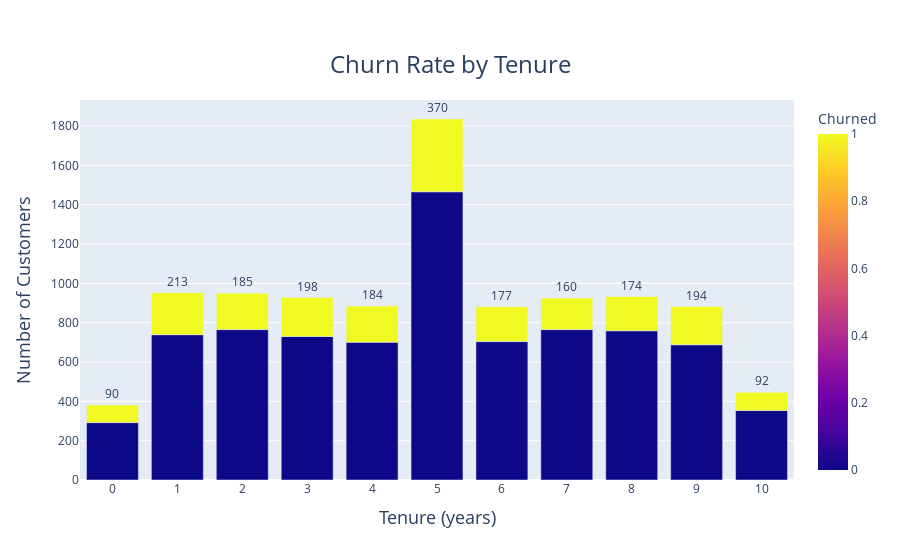

The cell this chart's notebook holds for it:
### Code cell
fig = px.bar(
    tenure_churn_counts,
    x='Tenure',
    y='Count',
    color='Churned',
    barmode='group',
    title='Churn Rate by Tenure',
    labels={'Tenure': 'Tenure (years)', 'Count': 'Number of Customers', 'Churned': 'Churned'},
    text='Count'
)

# Customize the title and axis labels
fig.update_layout(
    title={
        'text': "Churn Rate by Tenure",
        'y': 0.9,
        'x': 0.5,
        'xanchor': 'center',
        'yanchor': 'top',
        'font': {'size': 24}  # Adjust the font size of the title
    },
    xaxis_title={
        'text': 'Tenure (years)',
        'font': {'size': 18}  # Adjust the x-axis title font size
    },
    yaxis_title={
        'text': 'Number of Customers',
        'font': {'size': 18}  # Adjust the y-axis title font size
    }
)
# Adjust the text position for better readability
fig.update_traces(texttemplate='%{text}', textposition='outside')

# Set the x-axis ticks to display every tenure value
tenure_range = list(range(int(tenure_churn_counts['Tenure'].min()), int(tenure_churn_counts['Tenure'].max()) + 1))
fig.update_xaxes(tickvals=tenure_range)

fig.show()

### Figure 1 — Plotly figure (JSON) as saved in the notebook; plotly's stock layout.template omitted (floating-point values rounded to 4 significant figures)
{"data": [{"alignmentgroup": "True", "hovertemplate": "Tenure (years)=%{x}<br>Number of Customers=%{text}<br>Churned=%{marker.color}<extra></extra>", "legendgroup": "", "marker": {"color": [0, 1, 0, 1, 0, 1, 0, 1, 0, 1, 0, 1, 0, 1, 0, 1, 0, 1, 0, 1, 0, 1], "coloraxis": "coloraxis", "pattern": {"shape": ""}}, "name": "", "offsetgroup": "", "orientation": "v", "showlegend": false, "text": [292, 90, 739, 213, 765, 185, 730, 198, 701, 184, 1466, 370, 704, 177, 765, 160, 759, 174, 688, 194, 354, 92], "textposition": "outside", "texttemplate": "%{text}", "type": "bar", "x": [0, 0, 1, 1, 2, 2, 3, 3, 4, 4, 5, 5, 6, 6, 7, 7, 8, 8, 9, 9, 10, 10], "xaxis": "x", "y": [292, 90, 739, 213, 765, 185, 730, 198, 701, 184, 1466, 370, 704, 177, 765, 160, 759, 174, 688, 194, 354, 92], "yaxis": "y"}], "layout": {"barmode": "group", "coloraxis": {"colorbar": {"title": {"text": "Churned"}}, "colorscale": [[0, "#0d0887"], [0.1111, "#46039f"], [0.2222, "#7201a8"], [0.3333, "#9c179e"], [0.4444, "#bd3786"], [0.5556, "#d8576b"], [0.6667, "#ed7953"], [0.7778, "#fb9f3a"], [0.8889, "#fdca26"], [1, "#f0f921"]]}, "legend": {"tracegroupgap": 0}, "title": {"font": {"size": 24}, "text": "Churn Rate by Tenure", "x": 0.5, "xanchor": "center", "y": 0.9, "yanchor": "top"}, "xaxis": {"anchor": "y", "domain": [0, 1], "tickvals": [0, 1, 2, 3, 4, 5, 6, 7, 8, 9, 10], "title": {"font": {"size": 18}, "text": "Tenure (years)"}}, "yaxis": {"anchor": "x", "domain": [0, 1], "title": {"font": {"size": 18}, "text": "Number of Customers"}}}}
